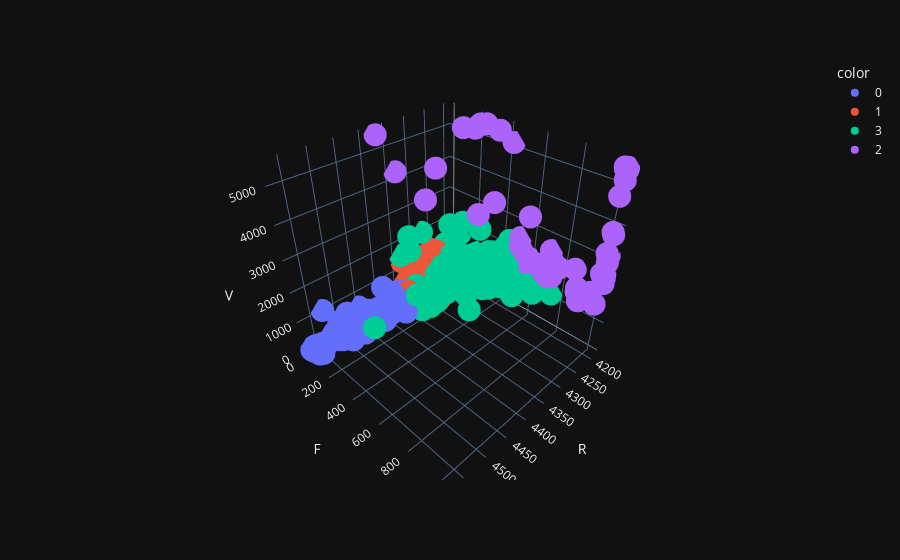

Notebook cell for this chart:
### Code cell
kmeans_model = KMeans(n_clusters=4, random_state=2023)
labels = kmeans_model.fit_predict(df_rfv_clip_scale).astype(str)

px.scatter_3d(data_frame=df_rfv_clip, x='R', y='F', z='V', color=labels, template='plotly_dark')

### Figure 1 — Plotly figure (JSON) as saved in the notebook; plotly's stock layout.template omitted (floating-point values rounded to 4 significant figures; data arrays with more than 128 entries replaced by an {"elided": "..."} marker saying what was removed)
{"data": [{"hovertemplate": "color=0<br>R=%{x}<br>F=%{y}<br>V=%{z}<extra></extra>", "legendgroup": "0", "marker": {"color": "#636efa", "symbol": "circle"}, "mode": "markers", "name": "0", "scene": "scene", "showlegend": true, "type": "scatter3d", "x": {"elided": "1054 int values"}, "y": {"elided": "1054 int values"}, "z": {"elided": "1054 float values"}}, {"hovertemplate": "color=1<br>R=%{x}<br>F=%{y}<br>V=%{z}<extra></extra>", "legendgroup": "1", "marker": {"color": "#EF553B", "symbol": "circle"}, "mode": "markers", "name": "1", "scene": "scene", "showlegend": true, "type": "scatter3d", "x": {"elided": "2793 int values"}, "y": {"elided": "2793 int values"}, "z": {"elided": "2793 float values"}}, {"hovertemplate": "color=3<br>R=%{x}<br>F=%{y}<br>V=%{z}<extra></extra>", "legendgroup": "3", "marker": {"color": "#00cc96", "symbol": "circle"}, "mode": "markers", "name": "3", "scene": "scene", "showlegend": true, "type": "scatter3d", "x": {"elided": "467 int values"}, "y": {"elided": "467 int values"}, "z": {"elided": "467 float values"}}, {"hovertemplate": "color=2<br>R=%{x}<br>F=%{y}<br>V=%{z}<extra></extra>", "legendgroup": "2", "marker": {"color": "#ab63fa", "symbol": "circle"}, "mode": "markers", "name": "2", "scene": "scene", "showlegend": true, "type": "scatter3d", "x": [4218, 4196, 4201, 4216, 4208, 4245, 4194, 4209, 4197, 4195, 4196, 4195, 4195, 4204, 4198, 4203, 4213, 4198, 4197, 4199, 4211, 4196, 4195, 4195, 4196, 4195, 4195, 4209, 4197, 4203, 4376, 4195, 4194, 4194, 4209, 4201, 4206, 4314, 4226, 4232, 4199, 4204, 4212, 4197, 4198, 4206, 4199, 4211, 4338, 4202, 4196, 4195, 4195, 4198, 4195, 4243, 4194, 4204], "y": [778, 531, 273, 274, 646, 229, 1023.0, 377, 741, 1023.0, 1023.0, 1023.0, 1023.0, 590, 1023.0, 1023.0, 1023.0, 604, 1023.0, 977, 803, 1011, 1023.0, 1023.0, 1023.0, 1023.0, 1023.0, 1023.0, 563, 1023.0, 5, 720, 1023.0, 523, 252, 702, 925, 151, 938, 274, 1023.0, 981, 632, 718, 710, 696, 898, 757, 1, 351, 1023.0, 721, 742, 872, 1023.0, 23, 433, 1023.0], "z": [2500.0, 2267.0, 5461.0, 2856.0, 2062.0, 5461.0, 5461.0, 5461.0, 1772.0, 2490.0, 5166.0, 3760.0, 3173.0, 3376.0, 5461.0, 5461.0, 1811.0, 2033.0, 2456.0, 1737.0, 2335.0, 5461.0, 5461.0, 5400.0, 2970.0, 2322.0, 5461.0, 2729.0, 2152.0, 4812.0, 5461.0, 2042.0, 5461.0, 2518.0, 5461.0, 1828.0, 1564.0, 3610.0, 2064.0, 5461.0, 3852.0, 1998.0, 1979.0, 1709.0, 1950.0, 2161.0, 1854.0, 2122.0, 4288.0, 3320.0, 2607.0, 2577.0, 2042.0, 2391.0, 5461.0, 3995.0, 5160.0, 3292.0]}], "layout": {"legend": {"title": {"text": "color"}, "tracegroupgap": 0}, "margin": {"t": 60}, "scene": {"domain": {"x": [0, 1], "y": [0, 1]}, "xaxis": {"title": {"text": "R"}}, "yaxis": {"title": {"text": "F"}}, "zaxis": {"title": {"text": "V"}}}}}
